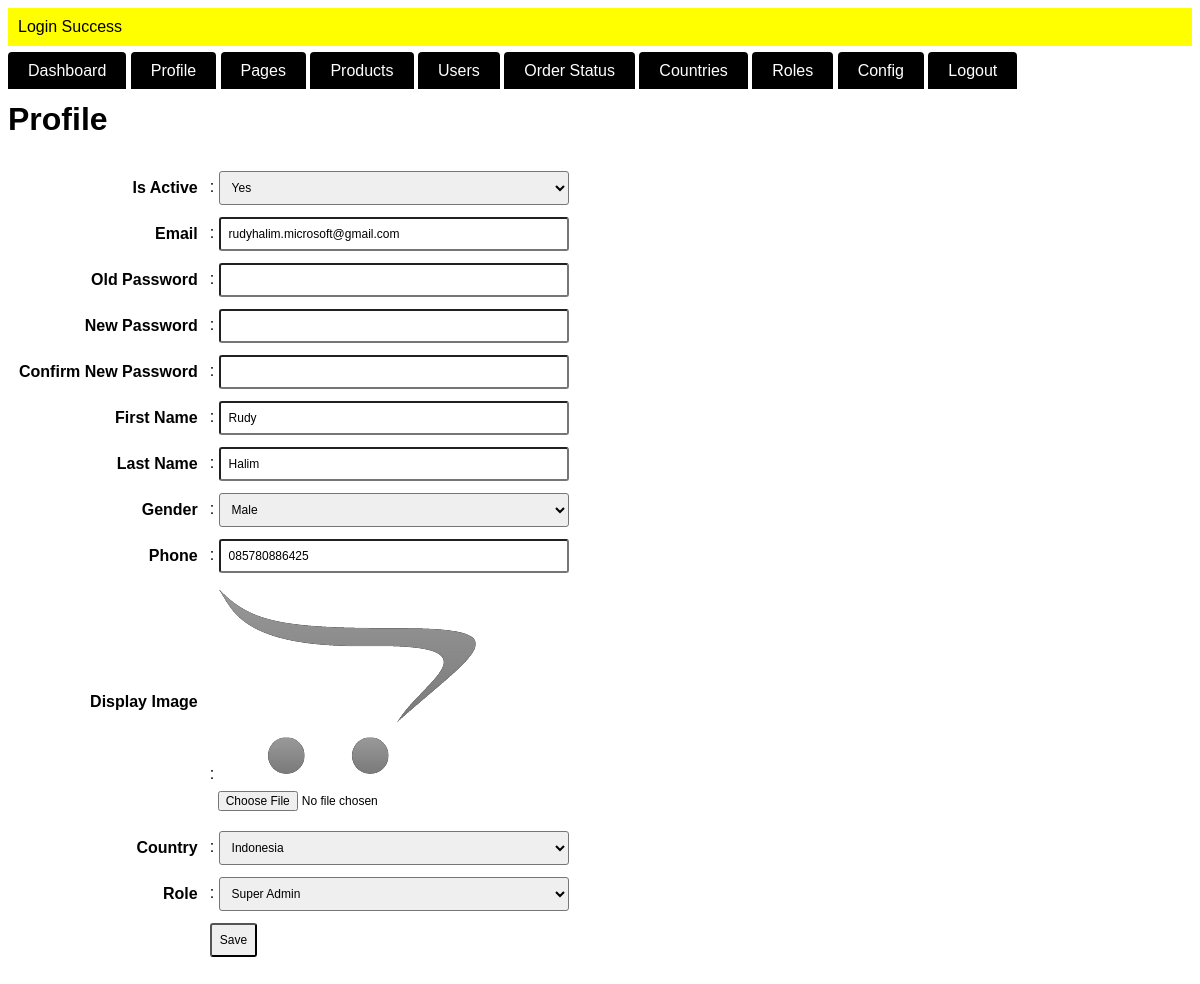
Screenshot of /profile (signed in) with the database file from the repository.
### tables this page shows
CREATE TABLE `users` (
  `user_id` int(11) UNSIGNED NOT NULL,
  `email_addr` varchar(100) NOT NULL,
  `passwd` varchar(225) NOT NULL,
  `first_name` varchar(30) NOT NULL,
  `last_name` varchar(30) DEFAULT NULL,
  `gender` enum('male','female') DEFAULT 'male',
  `phone_no` varchar(20) NOT NULL,
  `display_image` varchar(200) DEFAULT NULL,
  `country_id` int(11) NOT NULL,
  `role_id` int(11) NOT NULL,
  `is_active` enum('Y','N') NOT NULL DEFAULT 'Y' COMMENT 'only active user can log in'
);

### index.php (called while the page is built, shortened)
<?php
try {
    include APP_PATH . "/config/config.php";
    include APP_PATH . "/config/loader.php";
    include APP_PATH . "/config/router.php";
} catch (Exception $e) {
    echo $e->getMessage() . '<br>';
    echo '<pre>' . $e->getTraceAsString() . '</pre>';
}

### config/config.php (called while the page is built, shortened)
<?php
$config = array(
    'database' => array(
        'host'        => 'localhost',
        'username'    => 'root',
        'password'    => 'ruxd',
        'dbname'      => 'db_moola'
    ),
    'application' => array(
        'configDir'         => APP_PATH.'/config/',
        'templatesDir'      => APP_PATH.'/templates/',
        'includesDir'       => APP_PATH.'/templates/inc/',
        'uploadDir'         => 'images/uploads/',
        'displayImageDir'   => 'images/uploads/display_image/',
        'baseUri'           => '/'
    )
);

### library/urlFunction.php (called while the page is built)
<?php
function breakUrlFormat($url) {
	$result = array();
    $exploded = explode("/", ltrim($url['_url'], '/'), 3);
    $result['module']       = isset($exploded[0]) ? $exploded[0] : '';
    $result['action']       = isset($exploded[1]) ? $exploded[1] : '';
    $result['parameter']    = isset($exploded[2]) ? $exploded[2] : '';
    $result['querystring']	= $url;
    return $result;
}

### config/loader.php (called while the page is built, shortened)
<?php
$config['url'] = breakUrlFormat($_GET);

### library/Query.php (called while the page is built, shortened)
<?php
class Query {
	private $mysqli;
	public $fields;
	public $condition;
	public $orderby;
	public $limit;
	public $select;
	public $insert;
	public $update;
	public $delete;
	public function __construct() {
		global $mysqli;
		$this->mysqli 		= $mysqli;
		$this->fields 		= "*";
		$this->condition 	= new StdClass;
		$this->limit 		= 0;
	}
	public function execute() {
		$sql = $this->getQuery();
		$result = mysqli_query($this->mysqli, $sql);
		if($result) {
			if(isset($this->select)) {
				$return = array();
			    while($obj = $result->fetch_object()) {
			    	$return[] = (array)$obj;
				}
				return $return;
			}
			return 1;
		} else {
			$this->flash_msg = mysqli_error($this->mysqli);
			return 0;
		}
	}
	public function getQuery() {
		$sql = "";
		if(isset($this->select)) {
			$sql .= "SELECT ".$this->fields." FROM ".$this->select;
		} else if(isset($this->insert)) {
			$sql .= "INSERT INTO ".$this->insert;
		} else if(isset($this->update)) {
			$sql .= "UPDATE ".$this->update;
		} else if(isset($this->delete)) {
			$sql .= "DELETE FROM ".$this->delete;
		}
		if(count((array)$this->condition) != 0) {
			$sql .= " WHERE 1=1";
			foreach ($this->condition as $column => $value) {
				$conjunction = " AND ";
				if(is_array($value) && sizeof($value) > 0) {
					$sql .= $conjunction.$column." IN (".implode(", ", $value).")";
				} else if(is_array($value) && sizeof($value) == 0) {
					$sql .= $conjunction.$column." = '0'";
				} else {
					if(strpos($value, '%') !== false)
						$sql .= $conjunction.$column." LIKE '".$value."'";
					else
						$sql .= $conjunction.$column." = '".$value."'";
				}
			}
		}
		if(!empty($this->orderby)) {
			$sql .= " ORDER BY ".$this->orderby;
		}
		if($this->limit) {
			$sql .= " LIMIT ".$this->limit;
		}
		return $sql;
	}
}

### library/countryFunction.php (called while the page is built, shortened)
<?php
function generateCbCountries($selected="") {
    $array = array();
    $query = new Query;
    $query->select = "countries";
    $query->orderby = "country_name";
    $data = $query->execute();
    foreach ($data as $key => $value) {
        $array[$value['country_id']] = $value['country_name'];
    }
    return generateSelectOptions($array, $selected);
}

### library/roleFunction.php (called while the page is built, shortened)
<?php
function generateCbRole($selected="") {
    $array = array();
    $query = new Query;
    $query->select = "roles";
    $query->orderby = "role_id";
    $data = $query->execute();
    foreach ($data as $key => $value) {
        $array[$value['role_id']] = $value['role_name'];
    }
    return generateSelectOptions($array, $selected);
}

### library/userFunction.php (the view, shortened to what this page needs)
<?php
function getUserDataByUserId($user_id) {
    $query = new Query;
    $query->select = 'users';
    $query->condition->user_id = $user_id;
    $query->limit= 1;
    $result = $query->execute();
    if($result)
        return $result;
    return 0;
}
function generateSelectOptions($array, $selected="") {
    $result = "";
    if(is_array($array) && sizeof($array) > 0) {
        foreach ($array as $key => $value) {
            $isselected = $key == $selected ? "selected" : "";
            $result .= "<option value='".$key."' ".$isselected.">".$value."</option>";
        }
    }
    return $result;
}
function generateCbYesNo($selected) {
    $array = array("Y" => "Yes", "N" => "No");
    return generateSelectOptions($array, $selected);
}
function generateCbGender($selected) {
    $array = array("male" => "Male", "female" => "Female");
    return generateSelectOptions($array, $selected);
}

### config/router.php (shortened to what this page needs)
<?php
if(isset($config['url']['module'])) {
    $file_to_check = $config['application']['templatesDir'].$config['url']['module'].".php";
    include($config['application']['includesDir']."header.php");
    if(file_exists($file_to_check)) {
        require_once($file_to_check);
    } else {
        echo "404";
    }
    include($config['application']['includesDir']."footer.php");
}

### templates/inc/header.php (shortened to what this page needs)
<html lang="en">
<head>
    <link href="/css/ui.css" type="text/css" rel="stylesheet">
</head>
<body>
<div id="notif">
    <?php
        if(isset($_SESSION['flash_msg'])) {
            if(sizeof($_SESSION['flash_msg']) > 0) {
                foreach ($_SESSION['flash_msg'] as $key => $value) {
                    echo '<p>'.$value.'</p>';
                }
            }
        }
    ?>
</div>

### templates/inc/menus.php
<div id="menus">
    <ul>
        <li><a href="/dashboard">Dashboard</a></li>
        <li><a href="/profile">Profile</a></li>
        <li><a href="/pages">Pages</a></li>
        <li><a href="/products">Products</a></li>
        <li><a href="/users">Users</a></li>
        <li><a href="/order_status">Order Status</a></li>
        <li><a href="/countries">Countries</a></li>
        <li><a href="/roles">Roles</a></li>
        <li><a href="/configs">Config</a></li>
        <li><a href="/logout">Logout</a></li>
    </ul>
</div>

### templates/profile.php
<?php
include($config['application']['includesDir']."menus.php");
?><h1>Profile</h1><?php
$data = getUserDataByUserId($_SESSION['user_id']);
include($config['application']['includesDir']."profileform.php");
?>

### templates/inc/profileform.php
<form id="frmProfile" method="POST" enctype="multipart/form-data">
    <table>
        <tr>
            <th>Is Active</th>
            <td>: <select name="is_active"><?=generateCbYesNo($data[0]['is_active'])?></select></td>
        </tr>
        <tr>
            <th>Email</th>
            <td>: <input type="text" name="email_addr" value="<?=$data[0]['email_addr']?>" /></td>
        </tr>
        <tr>
            <th>Old Password</th>
            <td>: <input type="password" name="password" /></td>
        </tr>
        <tr>
            <th>New Password</th>
            <td>: <input type="password" name="newpassword" /></td>
        </tr>
        <tr>
            <th>Confirm New Password</th>
            <td>: <input type="password" name="newpassword1" /></td>
        </tr>
        <tr>
            <th>First Name</th>
            <td>: <input type="text" name="first_name" value="<?=$data[0]['first_name']?>" /></td>
        </tr>
        <tr>
            <th>Last Name</th>
            <td>: <input type="text" name="last_name" value="<?=$data[0]['last_name']?>" /></td>
        </tr>
        <tr>
            <th>Gender</th>
            <td>: <select name="gender"><?=generateCbGender($data[0]['gender'])?></select></td>
        </tr>
        <tr>
            <th>Phone</th>
            <td>: <input type="text" name="phone_no" value="<?=$data[0]['phone_no']?>" /></td>
        </tr>
        <tr>
            <th>Display Image</th>
            <td>:
                <?php
                if(!empty($data[0]['display_image']) && file_exists($data[0]['display_image'])) {
                    ?>
                    <img src="/<?=$data[0]['display_image']?>" /><br />
                    <?php
                }
                ?>
                <input type="file" name="display_image" value="<?=$data[0]['display_image']?>" /></td>
        </tr>
        <tr>
            <th>Country</th>
            <td>: <select name="country_id"><?=generateCbCountries($data[0]['country_id'])?></select></td>
        </tr>
        <tr>
            <th>Role</th>
            <td>: <select name="role_id"><?=generateCbRole($data[0]['role_id'])?></select></td>
        </tr>
        <tr>
            <td></td>
            <td><input type="submit" name="frmProfile" value="Save" /></td>
        </tr>
    </table>
</form>

### templates/inc/footer.php (shortened to what this page needs)
</body>
</html>

### css/ui.css (style rules this page uses)
body { font-family: Arial; }
table { border-spacing: 10px; border-collapse: separate; }
th { text-align: right; }
td { text-align: left; }
input, select { padding: 8px; border-radius: 3px; font-size: 12px; }
input[type="text"], input[type="password"], select { width: 350px; }
#notif p { background-color: yellow; padding:10px; }
#menus ul { padding: 0; }
#menus ul li { display: inline; }
#menus ul li a { background-color: black; color: white; padding: 10px 20px; text-decoration: none; border-radius: 4px 4px 0 0; }

### rows the page displays
users: is_active "Yes", email_addr "rudyhalim.microsoft@gmail.com", first_name "Rudy", last_name "Halim", gender "Male", phone_no "085780886425", display_image (placeholder picture)

### other values shown
$value "Login Success"
form field country_id "Indonesia"
form field role_id "Super Admin"
